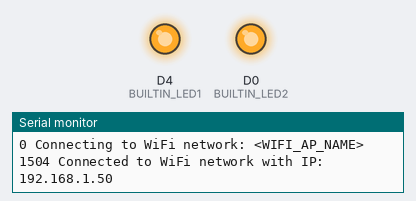
Simulated run of this sketch. Board: ESP8266 (NodeMCU). Parts: output pins drawn as LEDs (lit = HIGH), the last lines printed to the serial monitor. WiFi joins after 1.5 s; servers stay silent unless stated.

Above: at 2.0 s.
At 17.52 s:
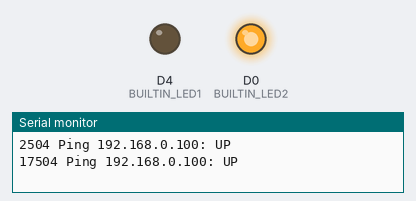
Timing chart, 0 to 21.0 s (numbered marks = the images above):
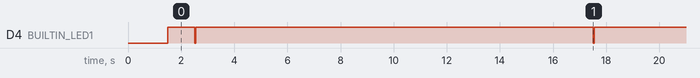

The sketch:

ESP8266ComputerMonitor.ino
```cpp
#include <ESP8266WiFi.h>
#include <ESP8266Ping.h>
#include <TaskScheduler.h>
#include <limits>

const char* SSID = "<WIFI_AP_NAME>";
const char* PASSWORD = "<WIFI_AP_PASSWORD>";

// Make sure to allow ICMPv4 Ping in Windows Firewall
const IPAddress MONITOR_IP(192, 168, 0, 100);
const int MONITOR_DURATION_MS = 15000;
const int FAIL_THRESHOLD = 4;

const char* CONTROL_SERVER = "maker.ifttt.com";
const char* OFF_URL =
  "/trigger/computer_panel_off/with/key/<KEY>";

const int BUILTIN_LED1 = D4;   // GPIO2
const int BUILTIN_LED2 = D0;   // GPIO16

WiFiClientSecure client;

bool armed = false;
int pingFailCount = std::numeric_limits<int>::max();

Scheduler runner;
void pingTaskCallback();
Task pingTask(MONITOR_DURATION_MS, TASK_FOREVER, &pingTaskCallback);

void setup() {
  pinMode(BUILTIN_LED1, OUTPUT);
  pinMode(BUILTIN_LED2, OUTPUT);
  digitalWrite(BUILTIN_LED1, LOW);
  digitalWrite(BUILTIN_LED2, LOW);

  Serial.begin(115200);

  Serial.println(String(millis()) + " Connecting to WiFi network: " + SSID);
  WiFi.begin(SSID, PASSWORD);

  while (WiFi.status() != WL_CONNECTED) {
    delay(100);
  }

  Serial.println(String(millis()) + " Connected to WiFi network with IP: " + WiFi.localIP().toString());
  digitalWrite(BUILTIN_LED1, HIGH);
  digitalWrite(BUILTIN_LED2, HIGH);

  runner.init();
  runner.addTask(pingTask);
  pingTask.enable();
}

void loop() {
  runner.execute();
}

void pingTaskCallback() {
  bool reachable = Ping.ping(MONITOR_IP);
  String ip = IPAddress(MONITOR_IP).toString();
  Serial.println(String(millis()) + " Ping " + ip + ": " + (reachable ? "UP" : "DOWN"));
  if (reachable) {
    pingFailCount = 0;
    digitalWrite(BUILTIN_LED1, LOW);
    delay(50);
    digitalWrite(BUILTIN_LED1, HIGH);
  } else {
    // prevent rollover
    if (pingFailCount < std::numeric_limits<int>::max()) {
      pingFailCount++;
    }
    Serial.println(String(millis()) + " Ping Fail Count: " + pingFailCount);
    digitalWrite(BUILTIN_LED2, LOW);
    delay(500);
    digitalWrite(BUILTIN_LED2, HIGH);
  }

  if (armed == false) {
    if (pingFailCount == 0) {
      armed = true;
    }
  } else {
    // ping fails for FAIL_THRESHOLD consequtive times
    if (pingFailCount >= FAIL_THRESHOLD) {
      digitalWrite(BUILTIN_LED2, LOW);
      turnOffSwitch();
      digitalWrite(BUILTIN_LED2, HIGH);
    }
  }
}

void turnOffSwitch() {
      // time to turn off the switch
    if (client.connect(CONTROL_SERVER, 443)) {
      Serial.println(String(millis()) + " Connected to server: " + CONTROL_SERVER);
      // Make a HTTP request
      client.print(String("GET ") + OFF_URL + " HTTP/1.1\r\n" +
                   "Host: " + CONTROL_SERVER + "\r\n" +
                   // "User-Agent: BuildFailureDetectorESP8266\r\n" +
                   "Connection: close\r\n\r\n");
      // Read HTTP response
      while (client.available()) {
        String line = client.readStringUntil('\n');
        Serial.println(String(millis()) + " " + line);
      }
      client.stop();
      Serial.println(String(millis()) + " Disconnected from server");
    } else {
      Serial.println(String(millis()) + " Failed to connect to server: "+ CONTROL_SERVER);
    }
}
```

Measured:
- by itself, D4 (BUILTIN_LED1): alternates HIGH for 14.9 s and LOW for 0.05 s
